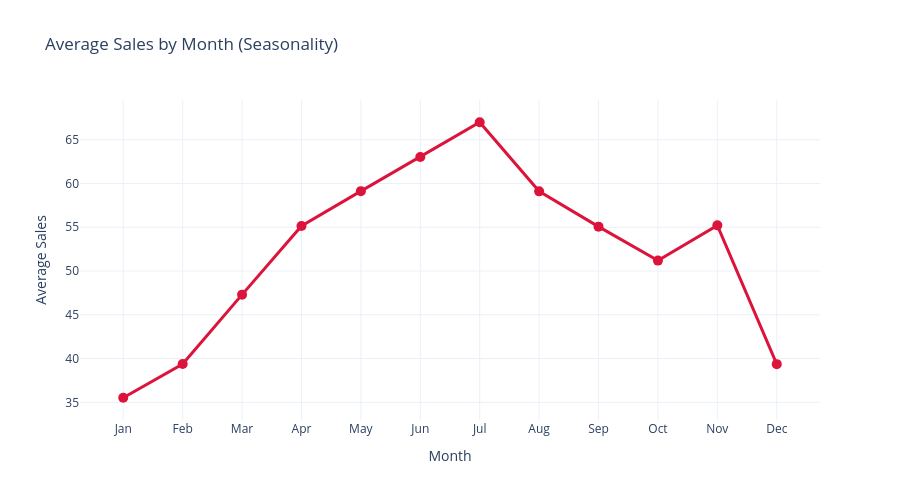

Source (notebook cell):
### Code cell
# Sales by Month
monthly_sales = df_train.groupby('month')['sales'].mean().reset_index()
month_names = ['Jan', 'Feb', 'Mar', 'Apr', 'May', 'Jun', 'Jul', 'Aug', 'Sep', 'Oct', 'Nov', 'Dec']

fig = go.Figure()
fig.add_trace(go.Scatter(
    x=month_names,
    y=monthly_sales['sales'],
    mode='lines+markers',
    marker=dict(size=10, color='crimson'),
    line=dict(width=3, color='crimson')
))

fig.update_layout(
    title='Average Sales by Month (Seasonality)',
    xaxis_title='Month',
    yaxis_title='Average Sales',
    height=500,
    template='plotly_white'
)

fig.show()

print("\nCheck for seasonal patterns across months")

### Figure 1 — Plotly figure (JSON) as saved in the notebook; plotly's stock layout.template omitted (floating-point values rounded to 4 significant figures)
{"data": [{"line": {"color": "crimson", "width": 3}, "marker": {"color": "crimson", "size": 10}, "mode": "lines+markers", "type": "scatter", "x": ["Jan", "Feb", "Mar", "Apr", "May", "Jun", "Jul", "Aug", "Sep", "Oct", "Nov", "Dec"], "y": [35.52, 39.38, 47.31, 55.15, 59.13, 63.03, 67.0, 59.11, 55.07, 51.19, 55.22, 39.37]}], "layout": {"height": 500, "title": {"text": "Average Sales by Month (Seasonality)"}, "xaxis": {"title": {"text": "Month"}}, "yaxis": {"title": {"text": "Average Sales"}}}}
